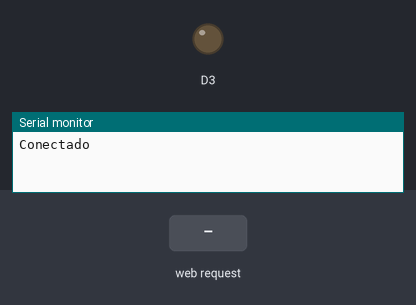
The sketch below on a simulated ESP8266 (NodeMCU). Shown: output pins drawn as LEDs (lit = HIGH), the last lines printed to the serial monitor. The inputs (shaded band) are chosen by the test bench. WiFi joins after 1.5 s; servers stay silent unless stated.

Above: at 2.7 s.
2.8 s: HTTP request GET /rele_on received
At 3.2 s:
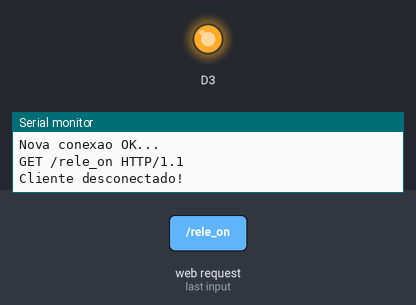
4.3 s: HTTP request GET /rele_off received
At 5.5 s:
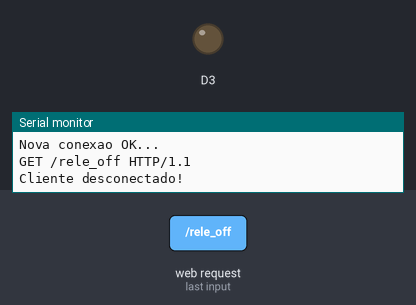
Timing chart, 0 to 7.3 s (numbered marks = the images above; inputs shaded):
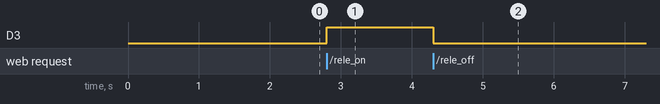

The sketch:

web-service-luz.ino
```cpp
#include <ESP8266WebServer.h>
#include <WiFiManager.h>         //https://github.com/tzapu/WiFiManager

//Inicializacao do WiFiManager
WiFiManager wifiManager;
//Inicializacao so servidor http na porta 80
WiFiServer server(80);
//Status da GPIO
uint8_t status_gpio = 0;

void setup() {

    //Configura a serial
    Serial.begin(115200);

    //Configura a GPIO como saida
    pinMode(D3, OUTPUT);
    //Coloca a GPIO em sinal logico baixo
    digitalWrite(D3, LOW);

    //Define o auto connect e o SSID do modo AP
    wifiManager.setConfigPortalTimeout(180);
    wifiManager.autoConnect("MeuWebServer");
    //Log na serial se conectar
    Serial.println("Conectado");
    //Inicia o webserver de controle da GPIO
    server.begin();
}

void reset_config(void) {
  //Reset das definicoes de rede
  wifiManager.resetSettings();
  delay(1500);
  ESP.reset();
}

void loop() {

  //Aguarda uma nova conexao
  WiFiClient client = server.available();
  if (!client) {
    return;
  }

  Serial.println("Nova conexao requisitada...");

  while(!client.available()){
    delay(1);
  }

  Serial.println("Nova conexao OK...");

  //Le a string enviada pelo cliente
  String req = client.readStringUntil('\r');
  //Mostra a string enviada
  Serial.println(req);
  //Limpa dados/buffer
  client.flush();

  //Trata a string do cliente em busca de comandos
  if (req.indexOf("rele_on") != -1){
    digitalWrite(D3, HIGH);
    status_gpio = HIGH;
  } else if (req.indexOf("rele_off") != -1) {
    digitalWrite(D3, LOW);
    status_gpio = LOW;
  }
  else {
    Serial.println("Requisicao invalida");
  }

  //Prepara a resposta para o cliente
  String buf = "";
  buf += "HTTP/1.1 200 OK\r\nContent-Type: text/html\r\n\r\n<!DOCTYPE HTML>\r\n";
  buf += "<html lang=\"en\"><head><meta name=\"viewport\" content=\"width=device-width, initial-scale=1, user-scalable=no\"/>\r\n";
  buf += "<title>WebServer ESP8266</title>";
  buf += "<style>.c{text-align: center;} div,input{padding:5px;font-size:1em;} input{width:80%;} body{text-align: center;font-family:verdana;} button{border:0;border-radius:0.3rem;background-color:#1fa3ec;color:#fff;line-height:2.4rem;font-size:1.2rem;width:100%;} .q{float: right;width: 64px;text-align: right;}</style>";
  buf += "</head>";
  buf += "<h3> ESP8266 Web Server</h3>";

  //De acordo com o status da GPIO envia o comando
  if(status_gpio)
    buf += "<div><h4>Lampada</h4><a href=\"?function=rele_off\"><button>Desligar</button></a></div>";
  else
    buf += "<div><h4>Lampada</h4><a href=\"?function=rele_on\"><button>Ligar</button></a></div>";

  buf += "<h4>Criado por Pedro Minatel</h4>";
  buf += "</html>\n";

  //Envia a resposta para o cliente
  client.print(buf);
  client.flush();
  client.stop();

  Serial.println("Cliente desconectado!");
}
```

Measured:
- after the input at 2.8 s, D3: LOW → HIGH at once
- after the input at 4.3 s, D3: HIGH → LOW at once
